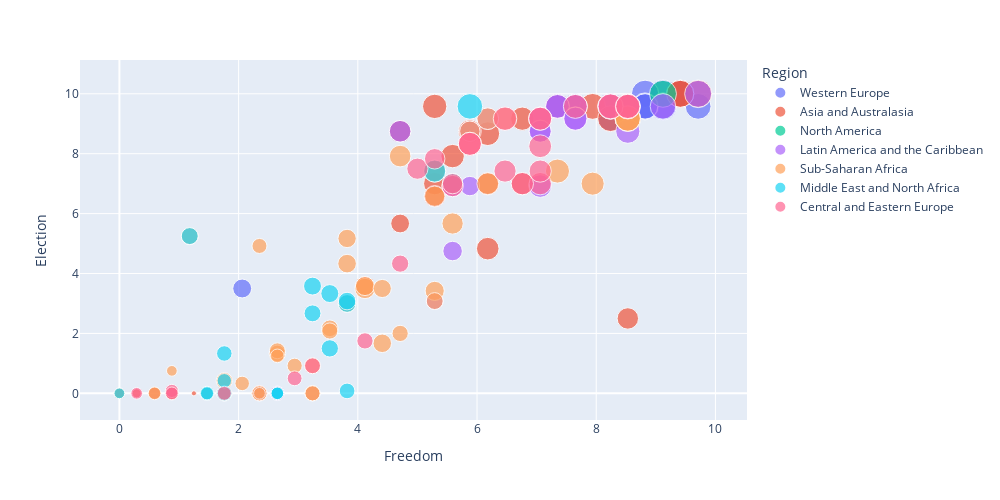

Notebook code cell kept with this figure:
### Markdown cell above
* 由各個指標與2021年民主指數的關係圖可以看到，各指標與與2021年民主指數皆呈現正相關

### Code cell
fig6 = px.scatter(fdata,height=500,width=1000,x='Freedom',y='Election',color='Region',hover_name='Country',size='2021')
fig6.show()

### Figure 1 — Plotly figure (JSON) as saved in the notebook; plotly's stock layout.template omitted (floating-point values rounded to 4 significant figures)
{"data": [{"hovertemplate": "<b>%{hovertext}</b><br><br>Region=Western Europe<br>Freedom=%{x}<br>Election=%{y}<br>2021=%{marker.size}<extra></extra>", "hovertext": ["Norway", "Finland", "Sweden", "Iceland", "Denmark", "Ireland", "Switzerland", "Netherlands", "Luxembourg", "Germany", "United Kingdom", "Austria", "France", "Spain", "Portugal", "Italy", "Malta", "Greece", "Belgium", "Cyprus", "Turkey"], "legendgroup": "Western Europe", "marker": {"color": "#636efa", "size": [9.75, 9.27, 9.26, 9.18, 9.09, 9, 8.9, 8.88, 8.68, 8.67, 8.1, 8.07, 7.99, 7.94, 7.82, 7.68, 7.57, 7.56, 7.51, 7.43, 4.35], "sizemode": "area", "sizeref": 0.02438, "symbol": "circle"}, "mode": "markers", "name": "Western Europe", "orientation": "v", "showlegend": true, "type": "scatter", "x": [9.12, 9.41, 9.12, 9.41, 8.82, 9.41, 9.41, 8.82, 9.41, 9.12, 8.82, 9.71, 8.24, 8.24, 8.82, 7.65, 8.24, 8.53, 8.24, 8.53, 2.06], "xaxis": "x", "y": [10, 10, 9.58, 10, 10, 10, 10, 9.58, 10, 9.58, 9.58, 9.58, 9.58, 9.58, 9.58, 9.58, 9.17, 9.58, 9.58, 9.17, 3.5], "yaxis": "y"}, {"hovertemplate": "<b>%{hovertext}</b><br><br>Region=Asia and Australasia<br>Freedom=%{x}<br>Election=%{y}<br>2021=%{marker.size}<extra></extra>", "hovertext": ["New Zealand", "Taiwan", "Australia", "South Korea", "Japan", "Malaysia", "East Timor", "India", "Indonesia", "Philippines", "Mongolia", "Singapore", "Sri Lanka", "Papua New Guinea", "Thailand", "Bangladesh", "Bhutan", "Fiji", "Hong Kong", "Nepal", "Pakistan", "Vietnam", "Cambodia", "China", "Laos", "North Korea", "Myanmar", "Afghanistan"], "legendgroup": "Asia and Australasia", "marker": {"color": "#EF553B", "size": [9.37, 8.99, 8.9, 8.16, 8.15, 7.24, 7.06, 6.91, 6.71, 6.62, 6.42, 6.23, 6.14, 6.1, 6.04, 5.99, 5.71, 5.61, 5.6, 4.41, 4.31, 2.94, 2.9, 2.21, 1.77, 1.08, 1.02, 0.32], "sizemode": "area", "sizeref": 0.02438, "symbol": "circle"}, "mode": "markers", "name": "Asia and Australasia", "orientation": "v", "showlegend": true, "type": "scatter", "x": [9.71, 9.41, 9.41, 7.94, 8.24, 5.29, 7.35, 6.18, 5.59, 6.76, 5.88, 6.18, 6.18, 6.76, 5.29, 5.29, 4.71, 5.29, 8.53, 4.12, 4.71, 2.35, 1.76, 0.88, 0.59, 0, 0.29, 1.25], "xaxis": "x", "y": [10, 10, 10, 9.58, 9.17, 9.58, 9.58, 8.67, 7.92, 9.17, 8.75, 4.83, 7, 7, 7, 7.42, 8.75, 6.58, 2.5, 3.58, 5.67, 0, 0, 0, 0, 0, 0, 0], "yaxis": "y"}, {"hovertemplate": "<b>%{hovertext}</b><br><br>Region=North America<br>Freedom=%{x}<br>Election=%{y}<br>2021=%{marker.size}<extra></extra>", "hovertext": ["Canada", "United States"], "legendgroup": "North America", "marker": {"color": "#00cc96", "size": [8.87, 7.85], "sizemode": "area", "sizeref": 0.02438, "symbol": "circle"}, "mode": "markers", "name": "North America", "orientation": "v", "showlegend": true, "type": "scatter", "x": [9.12, 8.53], "xaxis": "x", "y": [10, 9.17], "yaxis": "y"}, {"hovertemplate": "<b>%{hovertext}</b><br><br>Region=Latin America and the Caribbean<br>Freedom=%{x}<br>Election=%{y}<br>2021=%{marker.size}<extra></extra>", "hovertext": ["Uruguay", "Costa Rica", "Chile", "Trinidad and Tobago", "Jamaica", "Brazil", "Panama", "Suriname", "Argentina", "Colombia", "Dominican Republic", "Guyana", "Peru", "Paraguay", "El Salvador", "Ecuador", "Mexico", "Honduras", "Bolivia", "Guatemala", "Haiti", "Nicaragua", "Cuba", "Venezuela"], "legendgroup": "Latin America and the Caribbean", "marker": {"color": "#ab63fa", "size": [8.85, 8.07, 7.92, 7.16, 7.13, 6.86, 6.85, 6.82, 6.81, 6.48, 6.45, 6.25, 6.09, 5.86, 5.72, 5.71, 5.57, 5.1, 4.65, 4.62, 3.48, 2.69, 2.59, 2.11], "sizemode": "area", "sizeref": 0.02438, "symbol": "circle"}, "mode": "markers", "name": "Latin America and the Caribbean", "orientation": "v", "showlegend": true, "type": "scatter", "x": [9.71, 8.24, 9.12, 7.35, 8.53, 7.65, 7.65, 7.35, 7.65, 7.65, 7.06, 7.06, 7.06, 7.06, 6.18, 4.71, 5.59, 5.88, 5.59, 5.88, 5.29, 3.24, 2.65, 2.35], "xaxis": "x", "y": [10, 9.58, 9.58, 9.58, 8.75, 9.58, 9.58, 9.58, 9.17, 9.17, 9.17, 6.92, 8.75, 8.75, 9.17, 8.75, 6.92, 8.75, 4.75, 6.92, 3.08, 0, 0, 0], "yaxis": "y"}, {"hovertemplate": "<b>%{hovertext}</b><br><br>Region=Sub-Saharan Africa<br>Freedom=%{x}<br>Election=%{y}<br>2021=%{marker.size}<extra></extra>", "hovertext": ["Mauritius", "Botswana", "Cape Verde", "South Africa", "Namibia", "Ghana", "Lesotho", "Malawi", "Zambia", "Madagascar", "Senegal", "Liberia", "Tanzania", "Kenya", "Sierra Leone", "Uganda", "Gambia", "Ivory Coast", "Benin", "Nigeria", "Mauritania", "Burkina Faso", "Mozambique", "Mali", "Gabon", "Angola", "Ethiopia", "Niger", "Comoros", "Rwanda", "Eswatini", "Zimbabwe", "Togo", "Republic of the Congo", "Guinea-Bissau", "Djibouti", "Cameroon", "Guinea", "Burundi", "Eritrea", "Equatorial Guinea", "Chad", "Central African Republic", "Democratic Republic of the Congo"], "legendgroup": "Sub-Saharan Africa", "marker": {"color": "#FFA15A", "size": [8.08, 7.73, 7.65, 7.05, 6.52, 6.5, 6.3, 5.74, 5.72, 5.7, 5.53, 5.43, 5.1, 5.05, 4.97, 4.48, 4.41, 4.22, 4.19, 4.11, 4.03, 3.84, 3.51, 3.48, 3.4, 3.37, 3.3, 3.22, 3.2, 3.1, 3.08, 2.92, 2.8, 2.79, 2.75, 2.74, 2.56, 2.28, 2.13, 2.03, 1.92, 1.67, 1.43, 1.4], "sizemode": "area", "sizeref": 0.02438, "symbol": "circle"}, "mode": "markers", "name": "Sub-Saharan Africa", "orientation": "v", "showlegend": true, "type": "scatter", "x": [8.53, 8.53, 8.53, 7.35, 7.94, 5.88, 6.47, 6.18, 6.18, 4.71, 5.59, 5.29, 5.88, 4.12, 5.29, 5.29, 4.12, 3.82, 4.41, 3.82, 4.41, 3.82, 1.18, 5.29, 3.53, 2.65, 1.76, 4.71, 3.53, 2.65, 3.24, 3.24, 2.94, 3.24, 2.35, 2.35, 2.06, 2.65, 1.76, 0.59, 1.47, 2.35, 0, 0.88], "xaxis": "x", "y": [9.17, 9.17, 9.17, 7.42, 7, 8.33, 9.17, 7, 9.17, 7.92, 5.67, 7.42, 8.75, 3.5, 6.58, 3.42, 3.58, 4.33, 1.67, 5.17, 3.5, 3, 5.25, 3.08, 2.17, 1.33, 0.42, 2, 2.08, 1.42, 0.92, 0, 0.92, 0, 4.92, 0, 0.33, 1.25, 0, 0, 0, 0, 0, 0.75], "yaxis": "y"}, {"hovertemplate": "<b>%{hovertext}</b><br><br>Region=Middle East and North Africa<br>Freedom=%{x}<br>Election=%{y}<br>2021=%{marker.size}<extra></extra>", "hovertext": ["Israel", "Tunisia", "Morocco", "Palestine", "Kuwait", "Lebanon", "Algeria", "Qatar", "Iraq", "Jordan", "Oman", "Egypt", "United Arab Emirates", "Bahrain", "Sudan", "Saudi Arabia", "Libya", "Yemen", "Iran", "Syria"], "legendgroup": "Middle East and North Africa", "marker": {"color": "#19d3f3", "size": [7.97, 5.99, 5.04, 3.94, 3.91, 3.84, 3.77, 3.65, 3.51, 3.49, 3, 2.93, 2.9, 2.52, 2.47, 2.08, 1.95, 1.95, 1.95, 1.43], "sizemode": "area", "sizeref": 0.02438, "symbol": "circle"}, "mode": "markers", "name": "Middle East and North Africa", "orientation": "v", "showlegend": true, "type": "scatter", "x": [5.88, 5.29, 5.59, 3.53, 3.24, 3.82, 3.82, 3.53, 1.18, 3.24, 3.82, 1.76, 1.76, 1.76, 1.47, 1.47, 2.65, 2.65, 2.65, 0], "xaxis": "x", "y": [9.58, 7.42, 7, 3.33, 3.58, 3, 3.08, 1.5, 5.25, 2.67, 0.08, 1.33, 0, 0.42, 0, 0, 0, 0, 0, 0], "yaxis": "y"}, {"hovertemplate": "<b>%{hovertext}</b><br><br>Region=Central and Eastern Europe<br>Freedom=%{x}<br>Election=%{y}<br>2021=%{marker.size}<extra></extra>", "hovertext": ["Estonia", "Czech Republic", "Slovenia", "Latvia", "Lithuania", "Slovakia", "Poland", "Bulgaria", "Croatia", "Hungary", "Romania", "Serbia", "Albania", "Moldova", "North Macedonia", "Montenegro", "Ukraine", "Armenia", "Georgia", "Bosnia and Herzegovina", "Kyrgyzstan", "Russia", "Kazakhstan", "Azerbaijan", "Belarus", "Uzbekistan", "Tajikistan", "Turkmenistan"], "legendgroup": "Central and Eastern Europe", "marker": {"color": "#FF6692", "size": [7.84, 7.74, 7.54, 7.31, 7.18, 7.03, 6.8, 6.64, 6.5, 6.5, 6.43, 6.36, 6.11, 6.1, 6.03, 6.02, 5.57, 5.49, 5.12, 5.04, 3.62, 3.24, 3.08, 2.68, 2.41, 2.12, 1.94, 1.66], "sizemode": "area", "sizeref": 0.02438, "symbol": "circle"}, "mode": "markers", "name": "Central and Eastern Europe", "orientation": "v", "showlegend": true, "type": "scatter", "x": [8.24, 8.53, 8.24, 8.53, 8.53, 7.65, 6.47, 7.06, 5.88, 5.88, 7.06, 7.06, 7.06, 6.76, 7.06, 6.47, 5.59, 5, 5.29, 5.59, 4.71, 4.12, 3.24, 2.94, 1.76, 0.88, 0.88, 0.29], "xaxis": "x", "y": [9.58, 9.58, 9.58, 9.58, 9.58, 9.58, 9.17, 9.17, 8.33, 8.33, 9.17, 8.25, 7, 7, 7.42, 7.42, 6.92, 7.5, 7.83, 7, 4.33, 1.75, 0.92, 0.5, 0, 0.08, 0, 0], "yaxis": "y"}], "layout": {"height": 500, "legend": {"itemsizing": "constant", "title": {"text": "Region"}, "tracegroupgap": 0}, "margin": {"t": 60}, "width": 1000, "xaxis": {"anchor": "y", "domain": [0, 1], "title": {"text": "Freedom"}}, "yaxis": {"anchor": "x", "domain": [0, 1], "title": {"text": "Election"}}}}
